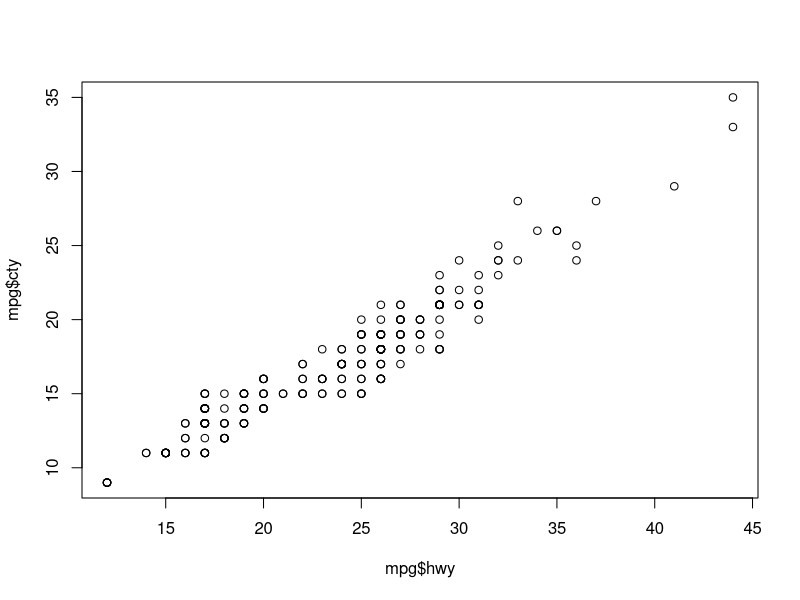
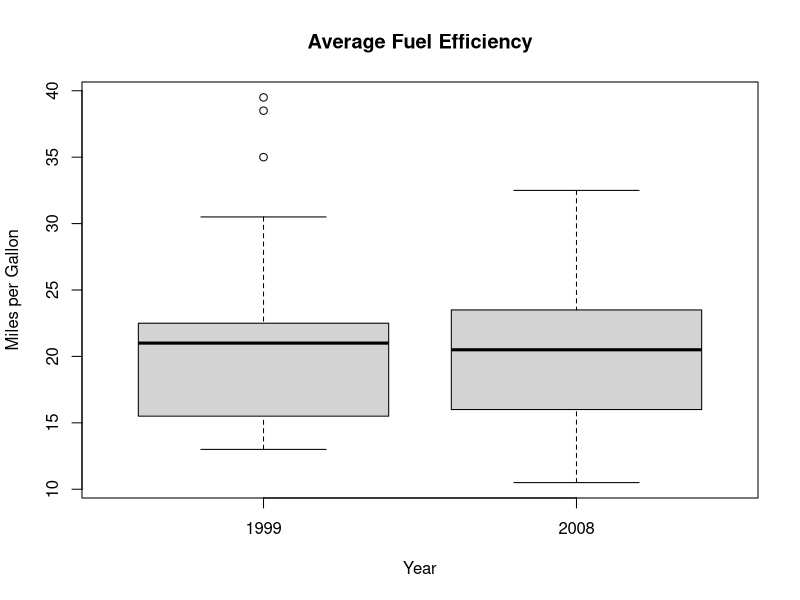

Generate these figures, in order, with R:
## ---- chunk 1
knitr::opts_chunk$set(echo = TRUE)
## ---- chunk 2
a0 <- 1
a0
## ---- chunk 3
a0 <- 1
a0
## ---- chunk 4
high <- 24
low <- 15

celsius <- function(x) {
    (x - 32) * 5/9
}

cel <- c(celsius(low), celsius(high))

print(cel)
## ---- chunk 5
vec200 <- vector(,200)
for (i in seq(1:200)) {
  vec200[i] <- if(i %% 2 == 0) 1 else 3
}
print(vec200)
## ---- chunk 6
numPerfect <- 0

for (i in seq(1:2001)) {
  if(i^(1/2) == floor(i^(1/2)))
    numPerfect <- numPerfect + 1
}

numPerfect
## ---- chunk 7
library(ggplot2)
## ---- chunk 8
mostEfficient <- mpg$hwy
names(mostEfficient) <- mpg$model
top3 <- sort(mostEfficient, decreasing=TRUE)[1:3]

top3
## ---- chunk 9
length(mpg$class == 'compact')
## ---- chunk 10
plot(mpg$hwy, mpg$cty)
## ---- chunk 11
mdl <- mpg[mpg$year == 2008 | 1999, ]

mdl$avgEff <- (mdl$hwy + mdl$cty) / 2

boxplot(avgEff ~ year, data=mdl, xlab='Year', ylab='Miles per Gallon', main='Average Fuel Efficiency')
